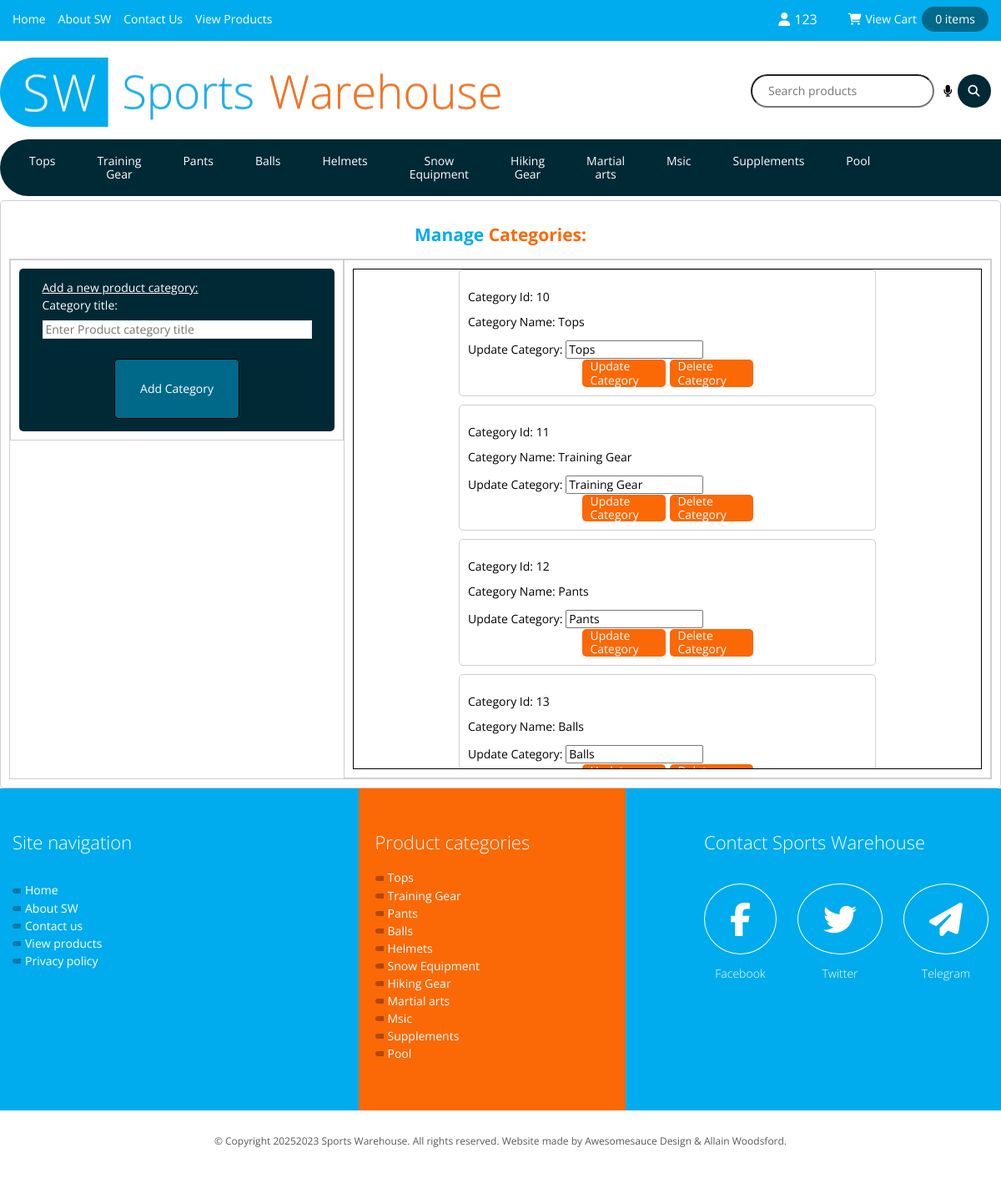
Page /OtherAPp/SportsWarehouseD_Allain_Woodsford/manageCategories.php (signed in) on the committed database.
### tables this page shows
CREATE TABLE `category` (
  `categoryId` int(11) NOT NULL,
  `categoryName` varchar(50) NOT NULL
);

### OtherAPp/SportsWarehouseD_Allain_Woodsford/components/manageCategories.html.php (the view, shortened to what the rows shown need)
<?php if(isset($_SESSION["username"])): ?>
    <section class="site-main__cart-wide">
    <h2><span class="is-blue">Manage <span class="is-orange">Categories:</span></span></h2>
    <div class="site-main__checkout">
        <div class="site-main__checkout__column">
            <div class="site-main__cart__wrapper">
            <?php
                include_once "templates/getCategoriesNoLimit.php";
                foreach ($categoryRows as $catRow):
                    $catID = $catRow["categoryId"];
                    $catName = $catRow["categoryName"];
            ?>
            <article class="site-main__cart__card">
                <div class="is-w-400">
                    <p>Category Id: <?=$catID?></p>
                    <p>Category Name: <?=$catName?></p>
                        <label for="manageCard<?=$catID?>">Update Category:</label>
                        <input id="manageCard<?=$catID?>" onchange="updateManageItem(<?=$catID?>)" type="text" value="<?=$catName?>"/>
                        <div class="site-main__cart__card-buttons is-mt-10">
                            <a id="manageCardUpdate<?=$catID?>" class="is-button-delete" type="button" rel="noreferrer" href="manageCategories.php?updateID=<?=$catID?>&updateName=<?=$catName?>" >Update Category</a>
                            <a class="is-button-delete" type="button" rel="noreferrer"  href="manageCategories.php?removeID=<?=$catID?>">Delete Category</a>
                        </div>
                </div>
                </article>
            <?php endforeach; ?>
            </div>
        </div>
    </div>
    </section>
<?php else: ?>
<p>please <a href="login.php" rel="noreferrer"><span class="is-blue">Login</span></a></p>
<?php endif; ?>

### OtherAPp/SportsWarehouseD_Allain_Woodsford/components/header.html.php (shortened to what the rows shown need)
<?php
  include_once "classes/ShoppingCart.php";
?>
<header class="site-header">
    <nav class="site-header__category">
        <div role="navigation" class="site-header__category__items" >
            <?php
                include "templates/getCategories.php";
                if(!empty($categoryRows)):
            ?>
            <?php
                foreach ($categoryRows as $catRow):
                    $catID = $catRow["categoryId"];
                    $catName = $catRow["categoryName"];
            ?>
            <a href="browseProduct.php?categoryId=<?=$catID?>&categoryName='<?=$catName?>'" value="<?=$catID?>" id="categoryHeader-<?=$catID?>" aria-label="Browse <?=$catName?>"  class="site-header__category-item">
                <div class="is-white "><span class="site-header__category-item__btn-margin"><?= $catName ?></span></div>
                </a>
            <?php endforeach; ?>
            <?php else: ?>
                <p>No Categories!</p>
            <?php endif; ?>
        </div>
    </nav>
</header>

### OtherAPp/SportsWarehouseD_Allain_Woodsford/components/footer.html.php (shortened to what the rows shown need)
<footer class="site-footer">
        <div class="site-footer__navigation">
            <div role="navigation" class="site-footer__navigation__margin">
                <section role="navigation" aria-label="product category links" class="site-footer__navigation__margin-subsection site-footer__navigation__margin-subsection__products is-hidden-sm is-orange-bg">
                    <nav class="site-footer__navigation__margin__links">
                        <?php
                              include "templates/getCategories.php";
                              if(!empty($categoryRows)):
                        ?>
                        <?php
                            foreach ($categoryRows as $catRow):
                                $catID = $catRow["categoryId"];
                                $catName = $catRow["categoryName"];
                        ?>
                        <div class="site-footer__navigation__margin__links-item">
                            <div class="site__footer__navigation__margin__links-rect"></div>
                            <a href="browseProduct.php?categoryId=<?=$catID?>&categoryName='<?=$catName?>'" id="footerCatLink-<?=$catID?>" href="/Products/<?=$catName?>" aria-label="product <?=$catName?> link" rel="”noreferrer”"><?=$catName?></a>
                        </div>
                        <?php endforeach; ?>
                        <?php else: ?>
                            <p>No Categories!</p>
                        <?php endif; ?>
                    </nav>
                </section>
            </div>
        </div>
    </footer>

### rows in the picture
category: categoryName "Tops", categoryId "10"
category: categoryName "Training Gear", categoryId "11"
category: categoryName "Pants", categoryId "12"
category: categoryName "Balls", categoryId "13"
category: categoryName "Helmets"
category: categoryName "Snow Equipment"
category: categoryName "Hiking Gear"
category: categoryName "Martial arts"
category: categoryName "Msic"
category: categoryName "Supplements"
category: categoryName "Pool"

### other values in the picture
$username "123"
$showCartText "View"
$cartCounter "0"
